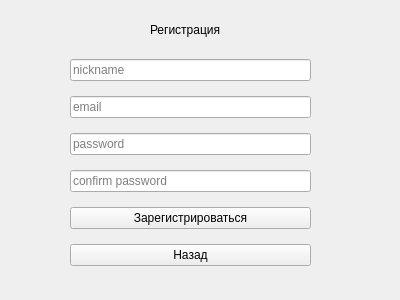
<?xml version="1.0" encoding="UTF-8"?>
<ui version="4.0">
 <class>RegisterWindow</class>
 <widget class="QWidget" name="RegisterWindow">
  <property name="geometry">
   <rect>
    <x>0</x>
    <y>0</y>
    <width>400</width>
    <height>300</height>
   </rect>
  </property>
  <property name="windowTitle">
   <string>Form</string>
  </property>
  <widget class="QLabel" name="label">
   <property name="geometry">
    <rect>
     <x>150</x>
     <y>20</y>
     <width>91</width>
     <height>20</height>
    </rect>
   </property>
   <property name="text">
    <string>Регистрация</string>
   </property>
  </widget>
  <widget class="QWidget" name="verticalLayoutWidget">
   <property name="geometry">
    <rect>
     <x>70</x>
     <y>50</y>
     <width>241</width>
     <height>231</height>
    </rect>
   </property>
   <layout class="QVBoxLayout" name="verticalLayout">
    <item>
     <widget class="QLineEdit" name="nicknameEdit">
      <property name="placeholderText">
       <string>nickname</string>
      </property>
     </widget>
    </item>
    <item>
     <widget class="QLineEdit" name="emailEdit">
      <property name="placeholderText">
       <string>email</string>
      </property>
     </widget>
    </item>
    <item>
     <widget class="QLineEdit" name="passwordEdit">
      <property name="echoMode">
       <enum>QLineEdit::EchoMode::Password</enum>
      </property>
      <property name="placeholderText">
       <string>password</string>
      </property>
     </widget>
    </item>
    <item>
     <widget class="QLineEdit" name="confirmPasswordEdit">
      <property name="echoMode">
       <enum>QLineEdit::EchoMode::Password</enum>
      </property>
      <property name="placeholderText">
       <string>confirm password</string>
      </property>
     </widget>
    </item>
    <item>
     <widget class="QPushButton" name="registerButton">
      <property name="text">
       <string>Зарегистрироваться</string>
      </property>
     </widget>
    </item>
    <item>
     <widget class="QPushButton" name="backButton">
      <property name="text">
       <string>Назад</string>
      </property>
     </widget>
    </item>
   </layout>
  </widget>
 </widget>
 <resources/>
 <connections/>
</ui>
